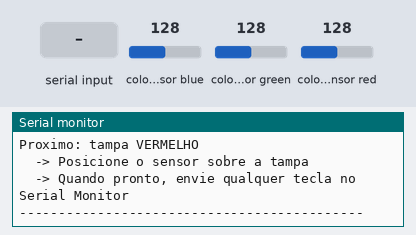
A sketch run on a simulated Arduino Uno, built with avr-gcc and run on an emulated ATmega328P. Parts: the last lines printed to the serial monitor. The test bench sets the inputs (shaded band); at power-on: colour sensor blue 128, colour sensor green 128, colour sensor red 128.

Above: at 1.2 s.
1.3 s: "1" received over Serial
At 1.77 s:
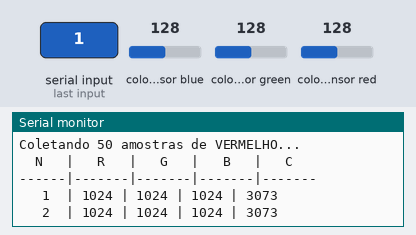
2.8 s: colour sensor blue set to 5
At 2.98 s:
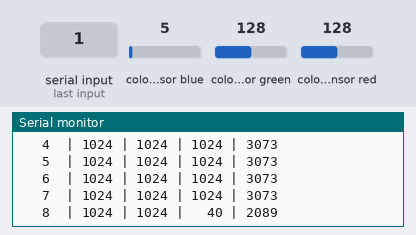
4.5 s: colour sensor green set to 5
At 4.59 s:
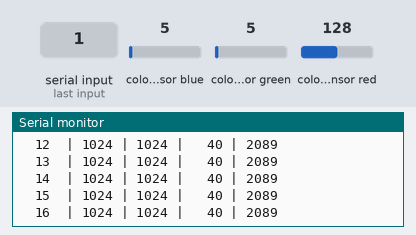
6.3 s: colour sensor red set to 5
At 6.4 s:
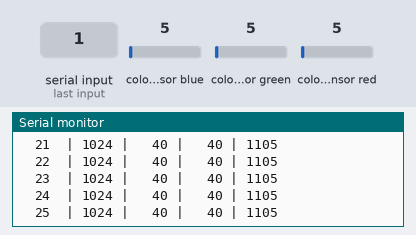
8.1 s: colour sensor blue set to 64
At 8.21 s:
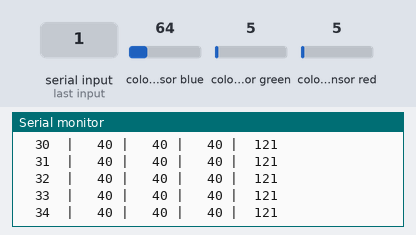
9.9 s: colour sensor green set to 64
At 10.02 s:
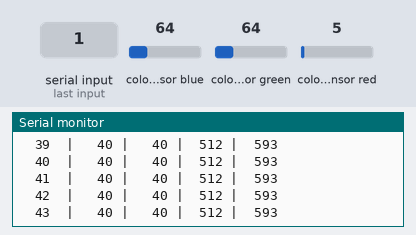

The sketch:

calibrador_cores.ino
```cpp
/*
 * =====================================================
 *  CALIBRADOR DE COR - TCS34725
 *  Prática de Laboratório 1 - 2026
 * =====================================================
 *  Como usar:
 *    1. Abra o Serial Monitor a 9600 baud
 *    2. Aproxime o sensor da tampa VERMELHA e pressione
 *       qualquer tecla (ou envie "ok") para iniciar
 *    3. O código coleta 50 amostras e imprime os ranges
 *    4. Repita para AZUL e depois PRETO
 *    5. Copie os valores para o código principal
 *
 *  Hardware:
 *    TCS34725: SDA → A4 | SCL → A5 | VCC → 3.3V | GND → GND
 * =====================================================
 */

#include <Wire.h>
#include <Adafruit_TCS34725.h>

// Sensor com ganho x4 e integração 50ms (igual ao projeto principal)
Adafruit_TCS34725 tcs = Adafruit_TCS34725(TCS34725_INTEGRATIONTIME_50MS, TCS34725_GAIN_4X);

// ── Configuração ──────────────────────────────────────
#define NUM_AMOSTRAS  50    // amostras por cor
#define INTERVALO_MS  150   // intervalo entre leituras (ms)

// ── Estrutura para guardar estatísticas de cada cor ───
struct EstatisticasCor {
  const char* nome;
  uint16_t rMin, rMax;
  uint16_t gMin, gMax;
  uint16_t bMin, bMax;
  uint16_t cMin, cMax;
  float    rMedia, gMedia, bMedia, cMedia;
};

// Três cores para calibrar (ordem: VERMELHO → AZUL → PRETO)
EstatisticasCor cores[3] = {
  { "VERMELHO", 65535, 0, 65535, 0, 65535, 0, 65535, 0, 0, 0, 0, 0 },
  { "AZUL",     65535, 0, 65535, 0, 65535, 0, 65535, 0, 0, 0, 0, 0 },
  { "PRETO",    65535, 0, 65535, 0, 65535, 0, 65535, 0, 0, 0, 0, 0 }
};

// =====================================================
//  SETUP
// =====================================================
void setup() {
  Serial.begin(9600);
  while (!Serial); // aguarda Serial estar pronto (útil no Leonardo/Mega)

  Serial.println(F("============================================"));
  Serial.println(F("  CALIBRADOR DE COR - TCS34725"));
  Serial.println(F("============================================"));

  if (!tcs.begin()) {
    Serial.println(F("ERRO: Sensor TCS34725 nao encontrado!"));
    Serial.println(F("Verifique a fiacao e reinicie."));
    while (1);
  }
  Serial.println(F("Sensor TCS34725 OK!"));
  Serial.println();

  // Calibra as 3 cores em sequência
  for (int i = 0; i < 3; i++) {
    calibrarCor(i);
  }

  // Imprime resumo final com os thresholds prontos para copiar
  imprimirResumo();

  Serial.println(F("============================================"));
  Serial.println(F("Calibracao concluida! Copie os valores acima"));
  Serial.println(F("para a funcao lerCor() do projeto principal."));
  Serial.println(F("============================================"));
}

// =====================================================
//  LOOP — nada a fazer após a calibração
// =====================================================
void loop() {
  // Mantém o Serial Monitor aberto para consulta
  delay(10000);
}

// =====================================================
//  CALIBRA UMA COR: espera confirmação, coleta amostras
// =====================================================
void calibrarCor(int indice) {
  EstatisticasCor& cor = cores[indice];

  Serial.println(F("--------------------------------------------"));
  Serial.print(F("Proximo: tampa "));
  Serial.println(cor.nome);
  Serial.println(F("  -> Posicione o sensor sobre a tampa"));
  Serial.println(F("  -> Quando pronto, envie qualquer tecla no Serial Monitor"));
  Serial.println(F("--------------------------------------------"));

  // Aguarda o usuário enviar qualquer byte pelo Serial Monitor
  aguardarEntrada();

  Serial.print(F("Coletando "));
  Serial.print(NUM_AMOSTRAS);
  Serial.print(F(" amostras de "));
  Serial.print(cor.nome);
  Serial.println(F("..."));
  Serial.println(F("  N   |   R   |   G   |   B   |   C"));
  Serial.println(F("------|-------|-------|-------|-------"));

  uint32_t somaR = 0, somaG = 0, somaB = 0, somaC = 0;

  for (int n = 1; n <= NUM_AMOSTRAS; n++) {
    uint16_t r, g, b, c;
    tcs.getRawData(&r, &g, &b, &c);

    // Atualiza mínimos e máximos
    if (r < cor.rMin) cor.rMin = r;
    if (r > cor.rMax) cor.rMax = r;
    if (g < cor.gMin) cor.gMin = g;
    if (g > cor.gMax) cor.gMax = g;
    if (b < cor.bMin) cor.bMin = b;
    if (b > cor.bMax) cor.bMax = b;
    if (c < cor.cMin) cor.cMin = c;
    if (c > cor.cMax) cor.cMax = c;

    somaR += r;
    somaG += g;
    somaB += b;
    somaC += c;

    // Imprime cada leitura formatada
    Serial.print(F("  "));
    if (n < 10) Serial.print(F(" "));
    Serial.print(n);
    Serial.print(F("  | "));
    imprimirValor(r); Serial.print(F(" | "));
    imprimirValor(g); Serial.print(F(" | "));
    imprimirValor(b); Serial.print(F(" | "));
    imprimirValor(c);
    Serial.println();

    delay(INTERVALO_MS);
  }

  // Calcula médias
  cor.rMedia = (float)somaR / NUM_AMOSTRAS;
  cor.gMedia = (float)somaG / NUM_AMOSTRAS;
  cor.bMedia = (float)somaB / NUM_AMOSTRAS;
  cor.cMedia = (float)somaC / NUM_AMOSTRAS;

  // Resumo imediato da cor calibrada
  Serial.println(F("------|-------|-------|-------|-------"));
  Serial.print(F("MIN   | "));
  imprimirValor(cor.rMin); Serial.print(F(" | "));
  imprimirValor(cor.gMin); Serial.print(F(" | "));
  imprimirValor(cor.bMin); Serial.print(F(" | "));
  imprimirValor(cor.cMin); Serial.println();

  Serial.print(F("MAX   | "));
  imprimirValor(cor.rMax); Serial.print(F(" | "));
  imprimirValor(cor.gMax); Serial.print(F(" | "));
  imprimirValor(cor.bMax); Serial.print(F(" | "));
  imprimirValor(cor.cMax); Serial.println();

  Serial.print(F("MEDIA | "));
  Serial.print(cor.rMedia, 0); Serial.print(F("   | "));
  Serial.print(cor.gMedia, 0); Serial.print(F("   | "));
  Serial.print(cor.bMedia, 0); Serial.print(F("   | "));
  Serial.print(cor.cMedia, 0); Serial.println();

  Serial.print(F("  "));
  Serial.print(cor.nome);
  Serial.println(F(" calibrada!"));
  Serial.println();
}

// =====================================================
//  IMPRIME RESUMO FINAL COM THRESHOLDS PRONTOS
//  (formato copiável diretamente para o lerCor())
// =====================================================
void imprimirResumo() {
  Serial.println();
  Serial.println(F("============================================"));
  Serial.println(F("  RESUMO - THRESHOLDS CALIBRADOS"));
  Serial.println(F("============================================"));

  for (int i = 0; i < 3; i++) {
    EstatisticasCor& cor = cores[i];
    Serial.print(F("  "));
    Serial.print(cor.nome);
    Serial.println(F(":"));
    Serial.print(F("    R: ")); Serial.print(cor.rMin); Serial.print(F(" - ")); Serial.println(cor.rMax);
    Serial.print(F("    G: ")); Serial.print(cor.gMin); Serial.print(F(" - ")); Serial.println(cor.gMax);
    Serial.print(F("    B: ")); Serial.print(cor.bMin); Serial.print(F(" - ")); Serial.println(cor.bMax);
    Serial.print(F("    C: ")); Serial.print(cor.cMin); Serial.print(F(" - ")); Serial.println(cor.cMax);
    Serial.println();
  }

  // Calcula e sugere thresholds com margem de segurança (+10%)
  EstatisticasCor& v = cores[0]; // VERMELHO
  EstatisticasCor& a = cores[1]; // AZUL
  EstatisticasCor& p = cores[2]; // PRETO

  // Threshold recomendado para PRETO: cMax do preto + 10% de margem
  uint16_t limitePreto = (uint16_t)(p.cMax * 1.10);
  // Razão R/G mínima observada no vermelho (usa a mais conservadora)
  float razaoRG_min = (float)v.rMin / (float)v.gMax;
  float razaoRB_min = (float)v.rMin / (float)v.bMax;
  // Usa a menor das duas razões e subtrai 10% de margem
  float razaoMin = min(razaoRG_min, razaoRB_min) * 0.90;
  // R mínimo para vermelho com margem
  uint16_t rMinVerm = (uint16_t)(v.rMin * 0.85);
  // Threshold de R máximo para azul (rMax do azul + 20% margem)
  uint16_t rMaxAzul = (uint16_t)(a.rMax * 1.20);
  // C mínimo para azul (cMin do azul - 10% margem)
  uint16_t cMinAzul = (uint16_t)(a.cMin * 0.90);

  Serial.println(F("============================================"));
  Serial.println(F("  CODIGO SUGERIDO PARA lerCor()"));
  Serial.println(F("  (cole no projeto principal)"));
  Serial.println(F("============================================"));
  Serial.println();
  Serial.println(F("  // PRETO: pouca luz refletida"));
  Serial.print(F("  if (c < "));
  Serial.print(limitePreto);
  Serial.println(F(") return \"PRETO\";"));
  Serial.println();
  Serial.println(F("  // VERMELHO: canal R dominante"));
  Serial.print(F("  float razaoRG = (float)r / (g > 0 ? g : 1);"));
  Serial.println();
  Serial.print(F("  float razaoRB = (float)r / (b > 0 ? b : 1);"));
  Serial.println();
  Serial.print(F("  if (razaoRG > "));
  Serial.print(razaoMin, 2);
  Serial.print(F(" && razaoRB > "));
  Serial.print(razaoMin, 2);
  Serial.print(F(" && r > "));
  Serial.print(rMinVerm);
  Serial.println(F(") return \"VERMELHO\";"));
  Serial.println();
  Serial.println(F("  // AZUL: G e B maiores que R"));
  Serial.print(F("  if (g > r && b > r && r < "));
  Serial.print(rMaxAzul);
  Serial.print(F(" && c >= "));
  Serial.print(cMinAzul);
  Serial.println(F(") return \"AZUL\";"));
  Serial.println();
  Serial.println(F("  return \"INDEFINIDA\";"));
  Serial.println();
}

// =====================================================
//  AGUARDA QUALQUER BYTE PELO SERIAL MONITOR
// =====================================================
void aguardarEntrada() {
  // Descarta bytes pendentes
  while (Serial.available()) Serial.read();
  // Espera novo byte
  while (!Serial.available()) delay(50);
  while (Serial.available()) Serial.read(); // limpa buffer
}

// =====================================================
//  IMPRIME VALOR COM PADDING PARA ALINHAR COLUNAS
// =====================================================
void imprimirValor(uint16_t val) {
  if (val < 10)   Serial.print(F("   "));
  else if (val < 100)  Serial.print(F("  "));
  else if (val < 1000) Serial.print(F(" "));
  Serial.print(val);
}
```

Measured:
- after the input at 1.3 s, the serial monitor: prints a new line at once (image 1)
- after the input at 2.8 s, the serial monitor: prints a new line at once (image 2)
